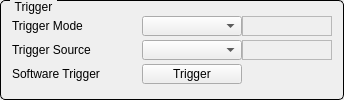
       <widget class="QGroupBox" name="groupBox_3">
        <property name="styleSheet">
         <string notr="true">QGroupBox {
    border: 1px solid black;
    border-radius: 5px;
    margin-top: 0.5em;
}

QGroupBox::title {
    subcontrol-origin: margin;
    left: 10px;
    padding: 0 3px 0 3px;
}</string>
        </property>
        <property name="title">
         <string>Trigger</string>
        </property>
        <layout class="QGridLayout" name="gridLayout_2">
         <property name="spacing">
          <number>0</number>
         </property>
         <item row="0" column="0">
          <widget class="QLabel" name="label_3">
           <property name="sizePolicy">
            <sizepolicy hsizetype="MinimumExpanding" vsizetype="Fixed">
             <horstretch>0</horstretch>
             <verstretch>0</verstretch>
            </sizepolicy>
           </property>
           <property name="minimumSize">
            <size>
             <width>130</width>
             <height>20</height>
            </size>
           </property>
           <property name="maximumSize">
            <size>
             <width>16777215</width>
             <height>20</height>
            </size>
           </property>
           <property name="text">
            <string>Trigger Mode</string>
           </property>
          </widget>
         </item>
         <item row="0" column="1">
          <widget class="QEComboBox" name="cbTriggerMode">
           <property name="sizePolicy">
            <sizepolicy hsizetype="MinimumExpanding" vsizetype="Fixed">
             <horstretch>0</horstretch>
             <verstretch>0</verstretch>
            </sizepolicy>
           </property>
           <property name="minimumSize">
            <size>
             <width>100</width>
             <height>20</height>
            </size>
           </property>
           <property name="maximumSize">
            <size>
             <width>16777215</width>
             <height>20</height>
            </size>
           </property>
           <property name="variable" stdset="0">
            <string>$(group):TriggerMode</string>
           </property>
          </widget>
         </item>
         <item row="0" column="2">
          <widget class="QELabel" name="qelabel_13">
           <property name="sizePolicy">
            <sizepolicy hsizetype="MinimumExpanding" vsizetype="Fixed">
             <horstretch>0</horstretch>
             <verstretch>0</verstretch>
            </sizepolicy>
           </property>
           <property name="minimumSize">
            <size>
             <width>90</width>
             <height>20</height>
            </size>
           </property>
           <property name="maximumSize">
            <size>
             <width>16777215</width>
             <height>20</height>
            </size>
           </property>
           <property name="frameShape">
            <enum>QFrame::StyledPanel</enum>
           </property>
           <property name="variable" stdset="0">
            <string>$(group):TriggerMode_RBV</string>
           </property>
          </widget>
         </item>
         <item row="1" column="0">
          <widget class="QLabel" name="label_4">
           <property name="sizePolicy">
            <sizepolicy hsizetype="MinimumExpanding" vsizetype="Fixed">
             <horstretch>0</horstretch>
             <verstretch>0</verstretch>
            </sizepolicy>
           </property>
           <property name="minimumSize">
            <size>
             <width>130</width>
             <height>20</height>
            </size>
           </property>
           <property name="maximumSize">
            <size>
             <width>16777215</width>
             <height>20</height>
            </size>
           </property>
           <property name="text">
            <string>Trigger Source</string>
           </property>
          </widget>
         </item>
         <item row="1" column="1">
          <widget class="QEComboBox" name="cbTriggerSource">
           <property name="sizePolicy">
            <sizepolicy hsizetype="MinimumExpanding" vsizetype="Fixed">
             <horstretch>0</horstretch>
             <verstretch>0</verstretch>
            </sizepolicy>
           </property>
           <property name="minimumSize">
            <size>
             <width>100</width>
             <height>20</height>
            </size>
           </property>
           <property name="maximumSize">
            <size>
             <width>16777215</width>
             <height>20</height>
            </size>
           </property>
           <property name="variable" stdset="0">
            <string>$(group):TriggerSource</string>
           </property>
          </widget>
         </item>
         <item row="1" column="2">
          <widget class="QELabel" name="qelabel_14">
           <property name="sizePolicy">
            <sizepolicy hsizetype="MinimumExpanding" vsizetype="Fixed">
             <horstretch>0</horstretch>
             <verstretch>0</verstretch>
            </sizepolicy>
           </property>
           <property name="minimumSize">
            <size>
             <width>90</width>
             <height>20</height>
            </size>
           </property>
           <property name="maximumSize">
            <size>
             <width>16777215</width>
             <height>20</height>
            </size>
           </property>
           <property name="frameShape">
            <enum>QFrame::StyledPanel</enum>
           </property>
           <property name="variable" stdset="0">
            <string>$(group):TriggerSource_RBV</string>
           </property>
          </widget>
         </item>
         <item row="2" column="0">
          <widget class="QLabel" name="label_5">
           <property name="sizePolicy">
            <sizepolicy hsizetype="MinimumExpanding" vsizetype="Fixed">
             <horstretch>0</horstretch>
             <verstretch>0</verstretch>
            </sizepolicy>
           </property>
           <property name="minimumSize">
            <size>
             <width>130</width>
             <height>20</height>
            </size>
           </property>
           <property name="maximumSize">
            <size>
             <width>16777215</width>
             <height>20</height>
            </size>
           </property>
           <property name="text">
            <string>Software Trigger</string>
           </property>
          </widget>
         </item>
         <item row="2" column="1">
          <widget class="QEPushButton" name="btnTrigger">
           <property name="sizePolicy">
            <sizepolicy hsizetype="MinimumExpanding" vsizetype="Fixed">
             <horstretch>0</horstretch>
             <verstretch>0</verstretch>
            </sizepolicy>
           </property>
           <property name="minimumSize">
            <size>
             <width>100</width>
             <height>20</height>
            </size>
           </property>
           <property name="maximumSize">
            <size>
             <width>16777215</width>
             <height>20</height>
            </size>
           </property>
           <property name="text">
            <string>Trigger</string>
           </property>
           <property name="variable" stdset="0">
            <string>$(group):TriggerSoftware</string>
           </property>
          </widget>
         </item>
        </layout>
       </widget>
